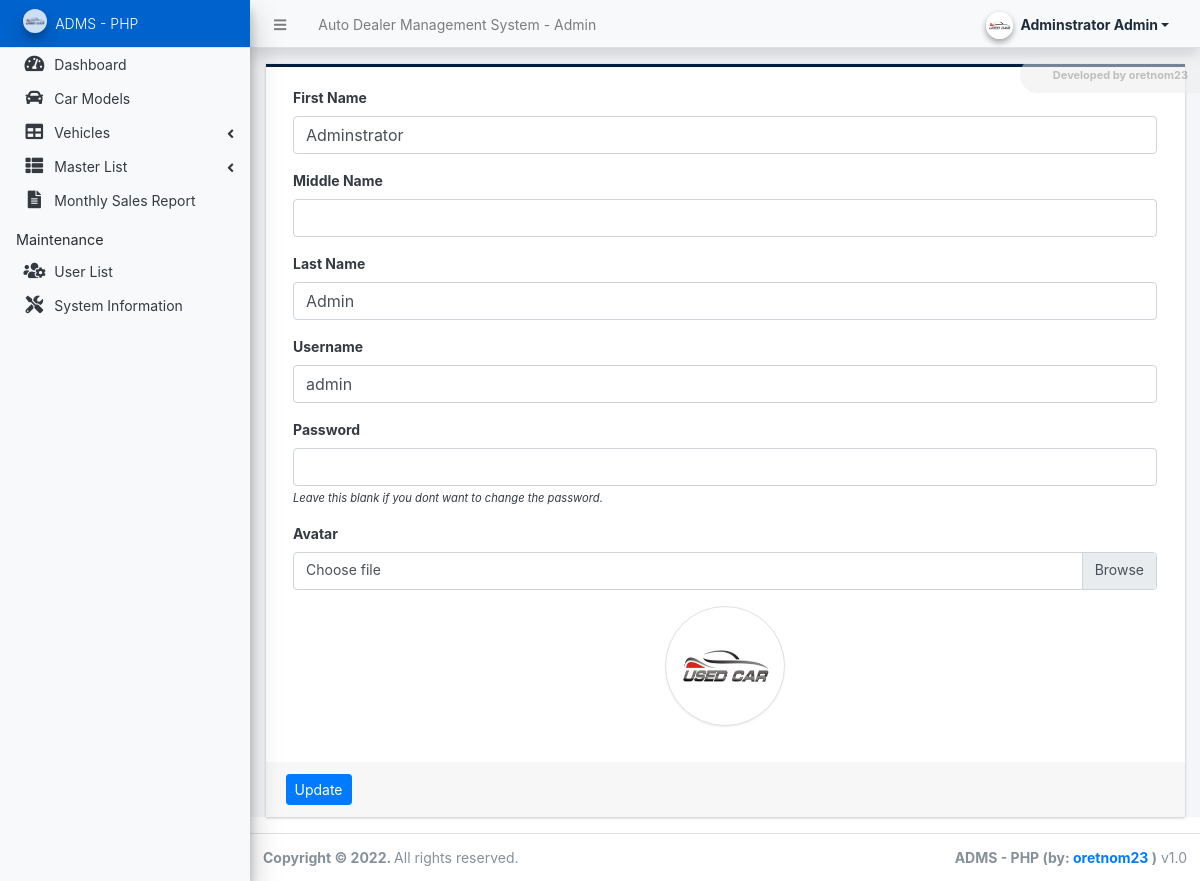
The app's page /admin/?page=user (signed in) with its own data.
### tables this page shows
CREATE TABLE `users` (
  `id` int(50) NOT NULL,
  `firstname` varchar(250) NOT NULL,
  `middlename` text DEFAULT NULL,
  `lastname` varchar(250) NOT NULL,
  `username` text NOT NULL,
  `password` text NOT NULL,
  `avatar` text DEFAULT NULL,
  `last_login` datetime DEFAULT NULL,
  `type` tinyint(1) NOT NULL DEFAULT 0,
  `date_added` datetime NOT NULL DEFAULT current_timestamp(),
  `date_updated` datetime DEFAULT current_timestamp() ON UPDATE current_timestamp()
);

### classes/DBConnection.php (called while the page is built, shortened)
<?php
class DBConnection{
    private $host = DB_SERVER;
    private $username = DB_USERNAME;
    private $password = DB_PASSWORD;
    private $database = DB_NAME;
    public $conn;
    public function __construct(){
        if (!isset($this->conn)) {
            $this->conn = new mysqli($this->host, $this->username, $this->password, $this->database);
        }
    }
}
?>

### classes/SystemSettings.php (called while the page is built, shortened)
<?php
class SystemSettings extends DBConnection{
	function userdata($field = ''){
		if(!empty($field)){
			if(isset($_SESSION['userdata'][$field]))
				return $_SESSION['userdata'][$field];
			else
				return null;
		}else{
			return false;
		}
	}
	function info($field=''){
		if(!empty($field)){
			if(isset($_SESSION['system_info'][$field]))
				return $_SESSION['system_info'][$field];
			else
				return false;
		}else{
			return false;
		}
	}
}
$_settings = new SystemSettings();
?>

### config.php (called while the page is built, shortened)
<?php
require_once('classes/DBConnection.php');
require_once('classes/SystemSettings.php');
function validate_image($file){
    global $_settings;
	if(!empty($file)){
        $ex = explode("?",$file);
        $file = $ex[0];
        $ts = isset($ex[1]) ? "?".$ex[1] : '';
		if(is_file(base_app.$file)){
			return base_url.$file.$ts;
		}else{
			return base_url.($_settings->info('logo'));
		}
	}else{
		return base_url.($_settings->info('logo'));
	}
}
?>

### admin/user/index.php (the view, shortened to what this page needs)
<?php
$user = $conn->query("SELECT * FROM users where id ='".$_settings->userdata('id')."'");
foreach($user->fetch_array() as $k =>$v){
	$meta[$k] = $v;
}
?>
<div class="card card-outline rounded-0 card-navy">
	<div class="card-body">
		<div class="container-fluid">
			<form action="" id="manage-user">
				<div class="form-group">
					<label for="name">First Name</label>
					<input type="text" name="firstname" id="firstname" class="form-control" value="<?php echo isset($meta['firstname']) ? $meta['firstname']: '' ?>" required>
				</div>
				<div class="form-group">
					<label for="name">Middle Name</label>
					<input type="text" name="middlename" id="middlename" class="form-control" value="<?php echo isset($meta['middlename']) ? $meta['middlename']: '' ?>">
				</div>
				<div class="form-group">
					<label for="name">Last Name</label>
					<input type="text" name="lastname" id="lastname" class="form-control" value="<?php echo isset($meta['lastname']) ? $meta['lastname']: '' ?>" required>
				</div>
				<div class="form-group">
					<label for="username">Username</label>
					<input type="text" name="username" id="username" class="form-control" value="<?php echo isset($meta['username']) ? $meta['username']: '' ?>" required  autocomplete="off">
				</div>
				<div class="form-group">
					<label for="password">Password</label>
					<input type="password" name="password" id="password" class="form-control" value="" autocomplete="off">
					<small><i>Leave this blank if you dont want to change the password.</i></small>
				</div>
				<div class="form-group">
					<label for="" class="control-label">Avatar</label>
					<div class="custom-file">
		              <label class="custom-file-label" for="customFile">Choose file</label>
		            </div>
				</div>
				<div class="form-group d-flex justify-content-center">
					<img src="<?php echo validate_image(isset($meta['avatar']) ? $meta['avatar'] :'') ?>" alt="" id="cimg" class="img-fluid img-thumbnail">
				</div>
			</form>
		</div>
	</div>
	<div class="card-footer">
			<div class="col-md-12">
				<div class="row">
					<button class="btn btn-sm btn-primary" form="manage-user">Update</button>
				</div>
			</div>
		</div>
</div>

### admin/user/index.php (style rules this page uses)
img#cimg { height: 15vh; width: 15vh; object-fit: cover; border-radius: 100% 100%; }

### records on screen
users: firstname "Adminstrator", lastname "Admin", username "admin"

### other values on screen
$_settings->info('name') "Auto Dealer Management System"
$_settings->userdata('firstname').' '.$_settings->userdata('lastname') "Adminstrator Admin"
$_settings->info('short_name') "ADMS - PHP"
